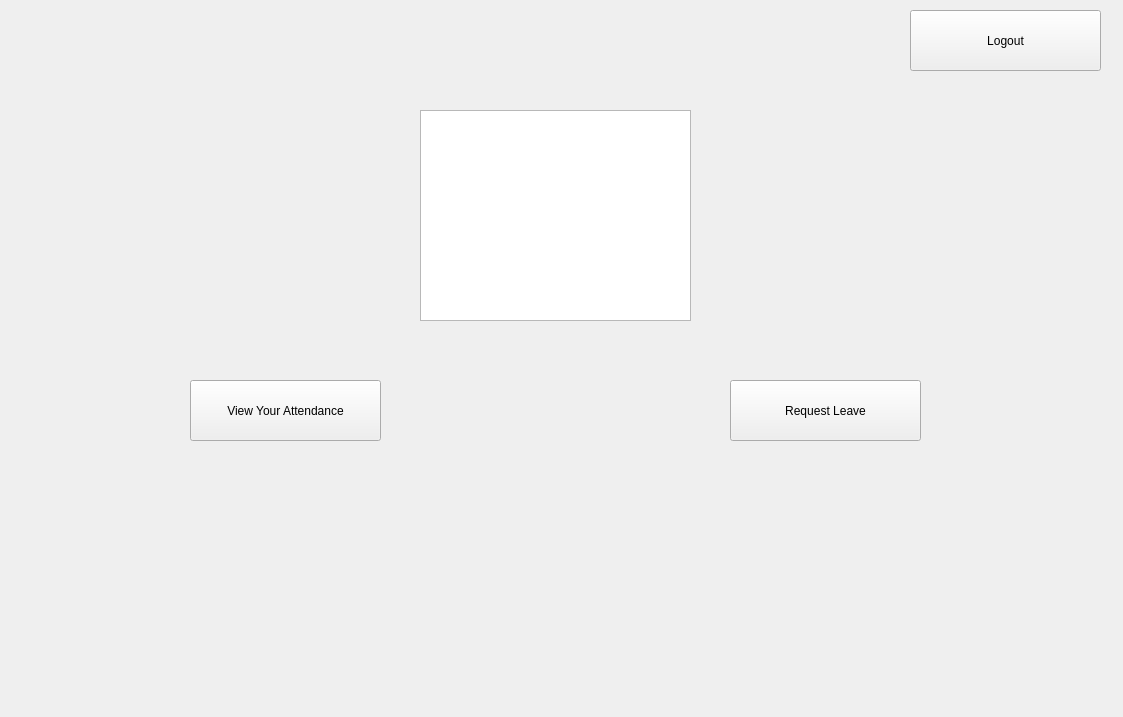
<?xml version="1.0" encoding="UTF-8"?>
<ui version="4.0">
 <class>GeneralEmployeeLogin</class>
 <widget class="QWidget" name="GeneralEmployeeLogin">
  <property name="geometry">
   <rect>
    <x>0</x>
    <y>0</y>
    <width>1123</width>
    <height>717</height>
   </rect>
  </property>
  <property name="windowTitle">
   <string>Form</string>
  </property>
  <widget class="QGraphicsView" name="genEmpPic">
   <property name="geometry">
    <rect>
     <x>420</x>
     <y>110</y>
     <width>271</width>
     <height>211</height>
    </rect>
   </property>
   <property name="whatsThis">
    <string>&lt;html&gt;&lt;head/&gt;&lt;body&gt;&lt;p&gt;&lt;img src=&quot;:/pic.png&quot;/&gt;&lt;/p&gt;&lt;/body&gt;&lt;/html&gt;</string>
   </property>
  </widget>
  <widget class="QPushButton" name="viewAttendanceButton">
   <property name="geometry">
    <rect>
     <x>190</x>
     <y>380</y>
     <width>191</width>
     <height>61</height>
    </rect>
   </property>
   <property name="text">
    <string>View Your Attendance</string>
   </property>
  </widget>
  <widget class="QPushButton" name="requestLeaveButton">
   <property name="geometry">
    <rect>
     <x>730</x>
     <y>380</y>
     <width>191</width>
     <height>61</height>
    </rect>
   </property>
   <property name="text">
    <string>Request Leave</string>
   </property>
  </widget>
  <widget class="QPushButton" name="logoutButton">
   <property name="geometry">
    <rect>
     <x>910</x>
     <y>10</y>
     <width>191</width>
     <height>61</height>
    </rect>
   </property>
   <property name="text">
    <string>Logout</string>
   </property>
  </widget>
 </widget>
 <resources/>
 <connections/>
</ui>
